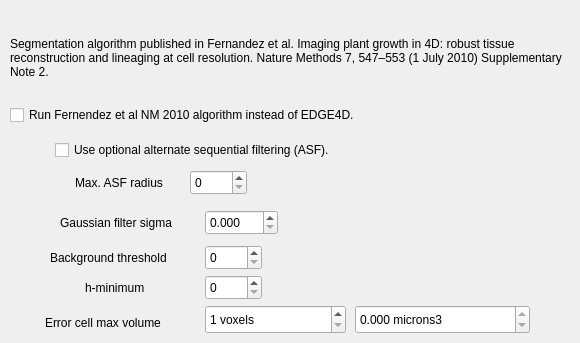
     <widget class="QWidget" name="tab_2">
      <attribute name="title">
       <string>NM2010</string>
      </attribute>
      <widget class="QLabel" name="label_46">
       <property name="geometry">
        <rect>
         <x>10</x>
         <y>25</y>
         <width>561</width>
         <height>66</height>
        </rect>
       </property>
       <property name="text">
        <string>Segmentation algorithm published in Fernandez et al. Imaging plant growth in 4D: robust tissue reconstruction and lineaging at cell resolution. Nature Methods 7, 547–553 (1 July 2010) Supplementary Note 2.</string>
       </property>
       <property name="wordWrap">
        <bool>true</bool>
       </property>
      </widget>
      <widget class="QCheckBox" name="checkRunNM2010">
       <property name="geometry">
        <rect>
         <x>10</x>
         <y>105</y>
         <width>394</width>
         <height>20</height>
        </rect>
       </property>
       <property name="text">
        <string>Run Fernendez et al NM 2010 algorithm instead of EDGE4D.</string>
       </property>
      </widget>
      <widget class="QCheckBox" name="checkUseASF">
       <property name="geometry">
        <rect>
         <x>55</x>
         <y>140</y>
         <width>326</width>
         <height>20</height>
        </rect>
       </property>
       <property name="text">
        <string>Use optional alternate sequential filtering (ASF).</string>
       </property>
      </widget>
      <widget class="QSpinBox" name="spinMaxASFRad">
       <property name="geometry">
        <rect>
         <x>190</x>
         <y>170</y>
         <width>57</width>
         <height>25</height>
        </rect>
       </property>
      </widget>
      <widget class="QLabel" name="label_48">
       <property name="geometry">
        <rect>
         <x>75</x>
         <y>175</y>
         <width>101</width>
         <height>16</height>
        </rect>
       </property>
       <property name="text">
        <string>Max. ASF radius</string>
       </property>
      </widget>
      <widget class="QLabel" name="label_49">
       <property name="geometry">
        <rect>
         <x>60</x>
         <y>215</y>
         <width>133</width>
         <height>16</height>
        </rect>
       </property>
       <property name="text">
        <string>Gaussian filter sigma</string>
       </property>
      </widget>
      <widget class="QDoubleSpinBox" name="spinFilterSigma">
       <property name="geometry">
        <rect>
         <x>205</x>
         <y>210</y>
         <width>73</width>
         <height>25</height>
        </rect>
       </property>
       <property name="decimals">
        <number>3</number>
       </property>
      </widget>
      <widget class="QSpinBox" name="spinBgSeedThresh">
       <property name="geometry">
        <rect>
         <x>205</x>
         <y>245</y>
         <width>57</width>
         <height>25</height>
        </rect>
       </property>
      </widget>
      <widget class="QSpinBox" name="spinHseed">
       <property name="geometry">
        <rect>
         <x>205</x>
         <y>275</y>
         <width>57</width>
         <height>25</height>
        </rect>
       </property>
      </widget>
      <widget class="QSpinBox" name="spinErrorVoxThresh">
       <property name="geometry">
        <rect>
         <x>205</x>
         <y>305</y>
         <width>141</width>
         <height>29</height>
        </rect>
       </property>
       <property name="suffix">
        <string> voxels</string>
       </property>
       <property name="minimum">
        <number>1</number>
       </property>
       <property name="maximum">
        <number>9000000</number>
       </property>
       <property name="singleStep">
        <number>10</number>
       </property>
      </widget>
      <widget class="QLabel" name="label_50">
       <property name="geometry">
        <rect>
         <x>50</x>
         <y>250</y>
         <width>146</width>
         <height>16</height>
        </rect>
       </property>
       <property name="text">
        <string>Background threshold</string>
       </property>
      </widget>
      <widget class="QLabel" name="label_51">
       <property name="geometry">
        <rect>
         <x>85</x>
         <y>280</y>
         <width>76</width>
         <height>16</height>
        </rect>
       </property>
       <property name="text">
        <string>h-minimum</string>
       </property>
      </widget>
      <widget class="QLabel" name="label_52">
       <property name="geometry">
        <rect>
         <x>45</x>
         <y>315</y>
         <width>138</width>
         <height>16</height>
        </rect>
       </property>
       <property name="text">
        <string>Error cell max volume</string>
       </property>
      </widget>
      <widget class="QDoubleSpinBox" name="spinErrorVoxThreshMicrons">
       <property name="enabled">
        <bool>true</bool>
       </property>
       <property name="geometry">
        <rect>
         <x>355</x>
         <y>305</y>
         <width>175</width>
         <height>29</height>
        </rect>
       </property>
       <property name="readOnly">
        <bool>true</bool>
       </property>
       <property name="suffix">
        <string> microns3</string>
       </property>
       <property name="decimals">
        <number>3</number>
       </property>
       <property name="maximum">
        <double>1000000000.000000000000000</double>
       </property>
      </widget>
     </widget>
